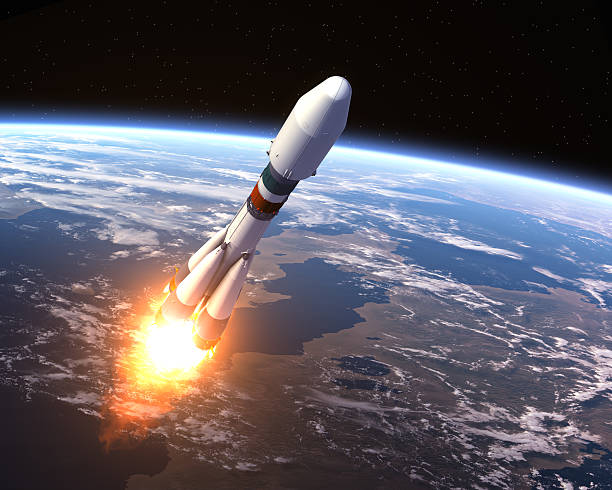
#> input picture SEM 2/IP/Img/satellite.jpg, 612 x 490 px, found by its file name
$ python inverse_img.py
#> lines starting #> are read from the running program, lines starting #| are printed output that depends on the picture
import cv2
import matplotlib.pyplot as plt

# Load the image
img = cv2.imread('Img\\satellite.jpg')
#> img is the input picture: shape (490, 612, 3); mean B, G, R 96.9, 88.7, 93.4

# Convert BGR to RGB for correct display in matplotlib
img = cv2.cvtColor(img, cv2.COLOR_BGR2RGB)

# Invert the image using cv2.bitwise_not
neg_img = cv2.bitwise_not(img)
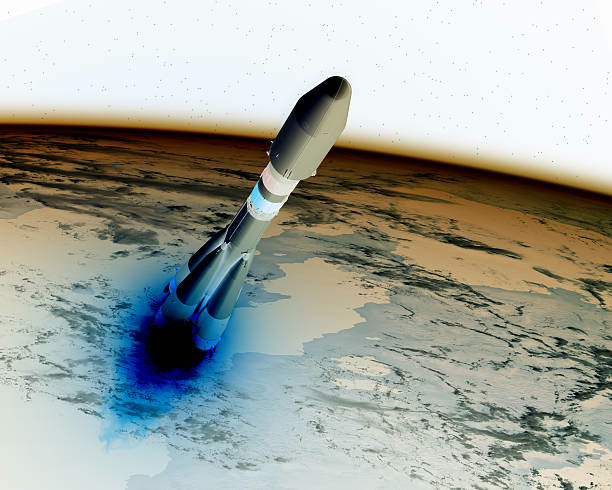
#> neg_img: shape (490, 612, 3); mean R, G, B 161.6, 166.3, 158.1

# Convert the negative image from BGR to RGB for correct display
neg_img = cv2.cvtColor(neg_img, cv2.COLOR_BGR2RGB)

# Create a larger figure window
plt.figure(figsize=(12, 8))

# Display the original image
plt.subplot(1, 2, 1)
plt.title('Original Image')
plt.imshow(img)  # Display the RGB version
plt.axis('off')

# Display the negative image
plt.subplot(1, 2, 2)
plt.title('Negative Image')
plt.imshow(neg_img)  # Display the RGB version of the negative
plt.axis('off')

# Adjust layout to remove extra white space
plt.tight_layout()

# Show the images
plt.show()
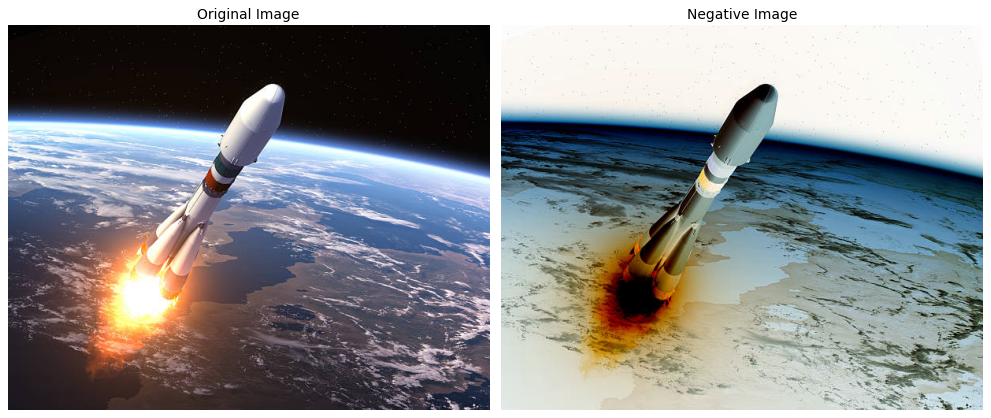
#> figure drawn by matplotlib, 2 panels; B, G, R data is drawn as R, G, B

$ run again, with SEM 2/IP/Img/charlie.jpg copied over SEM 2/IP/Img/satellite.jpg
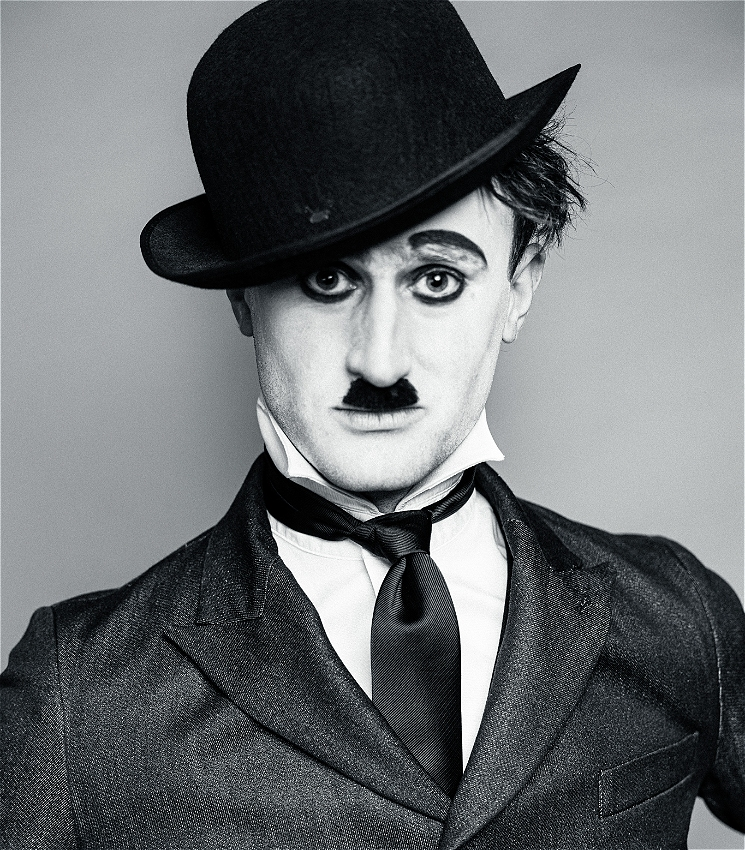
#> input picture SEM 2/IP/Img/charlie.jpg, 745 x 850 px, found by its file name
#> img is the input picture: shape (850, 745, 3); mean B, G, R 114.6, 112.2, 108.6
#> `neg_img = cv2.bitwise_not(img)`:
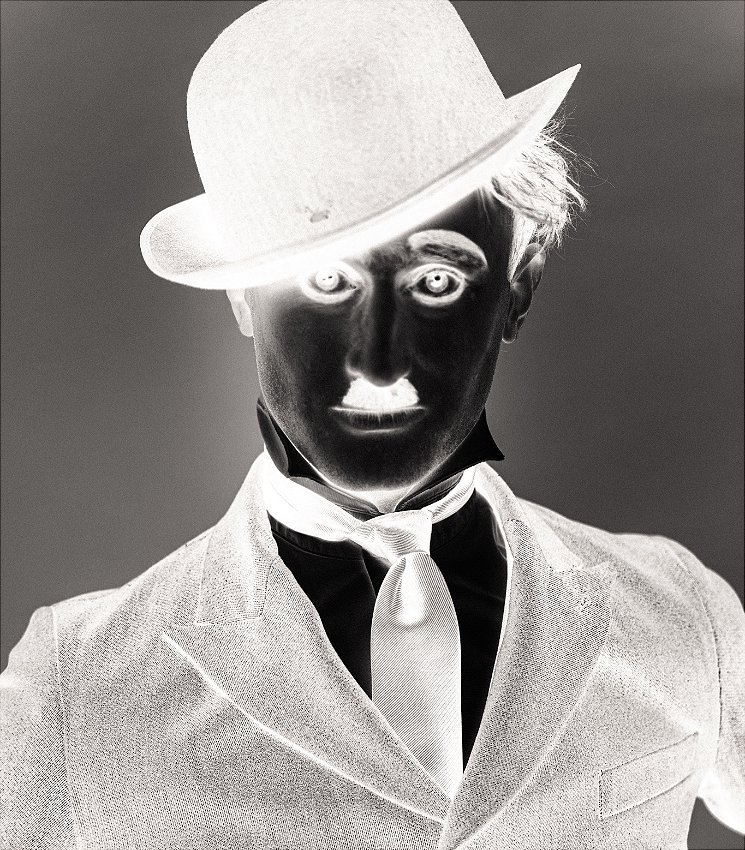
#> neg_img: shape (850, 745, 3); mean R, G, B 146.4, 142.8, 140.4
#> `plt.show()`:
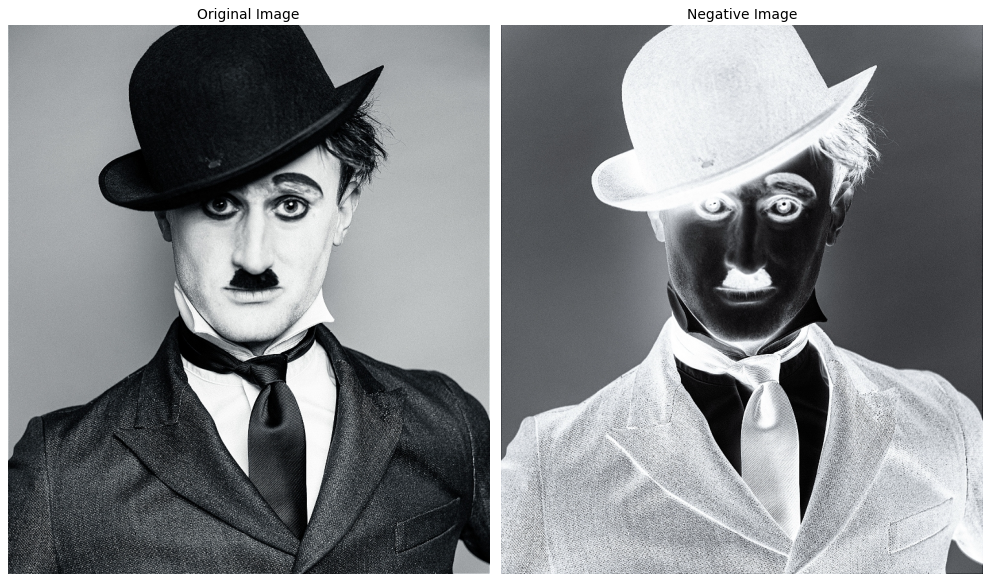
#> figure drawn by matplotlib, 2 panels; B, G, R data is drawn as R, G, B

$ run again, with SEM 2/IP/Img/moon.jpg copied over SEM 2/IP/Img/satellite.jpg
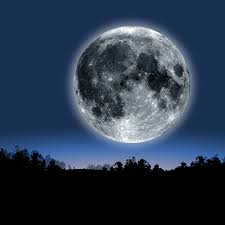
#> input picture SEM 2/IP/Img/moon.jpg, 225 x 225 px, found by its file name
#> img is the input picture: shape (225, 225, 3); mean B, G, R 76.9, 57.1, 41.8
#> `neg_img = cv2.bitwise_not(img)`:
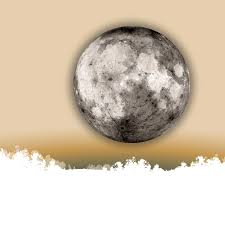
#> neg_img: shape (225, 225, 3); mean R, G, B 213.2, 197.9, 178.1
#> `plt.show()`:
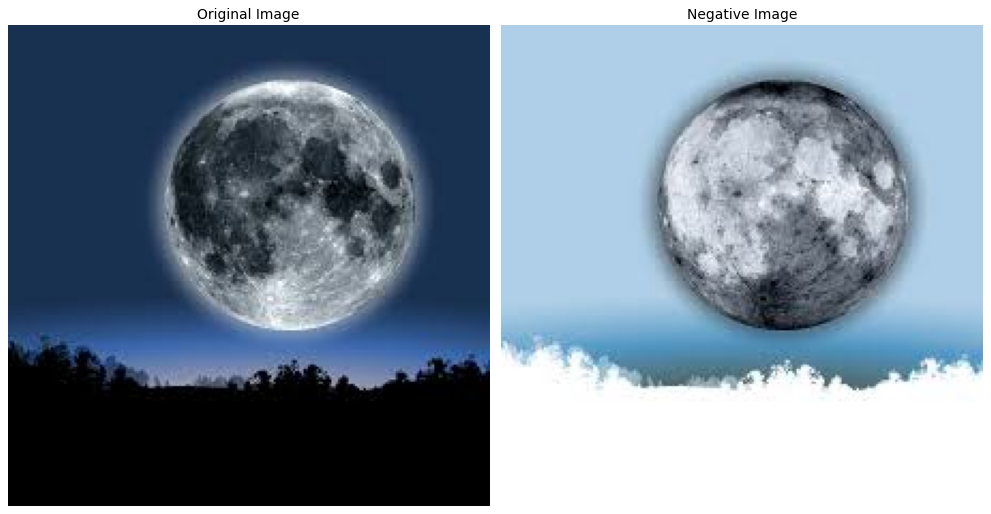
#> figure drawn by matplotlib, 2 panels; B, G, R data is drawn as R, G, B
